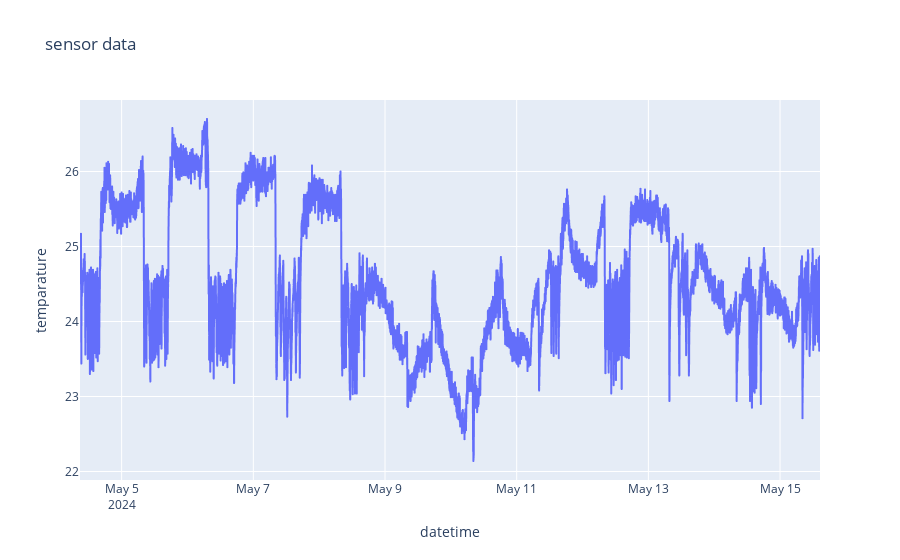

Notebook source saved alongside this figure:
### Code cell
fig = px.line(df, y="temparature", title='sensor data')
fig.show()

### Figure 1 — Plotly figure (JSON) as saved in the notebook; plotly's stock layout.template omitted (floating-point values rounded to 4 significant figures; data arrays with more than 128 entries replaced by an {"elided": "..."} marker saying what was removed)
{"data": [{"hovertemplate": "datetime=%{x}<br>temparature=%{y}<extra></extra>", "legendgroup": "", "line": {"color": "#636efa", "dash": "solid"}, "marker": {"symbol": "circle"}, "mode": "lines", "name": "", "showlegend": false, "type": "scattergl", "x": {"elided": "15949 str values"}, "xaxis": "x", "y": {"elided": "15949 float values"}, "yaxis": "y"}], "layout": {"legend": {"tracegroupgap": 0}, "title": {"text": "sensor data"}, "xaxis": {"anchor": "y", "domain": [0, 1], "title": {"text": "datetime"}}, "yaxis": {"anchor": "x", "domain": [0, 1], "title": {"text": "temparature"}}}}
